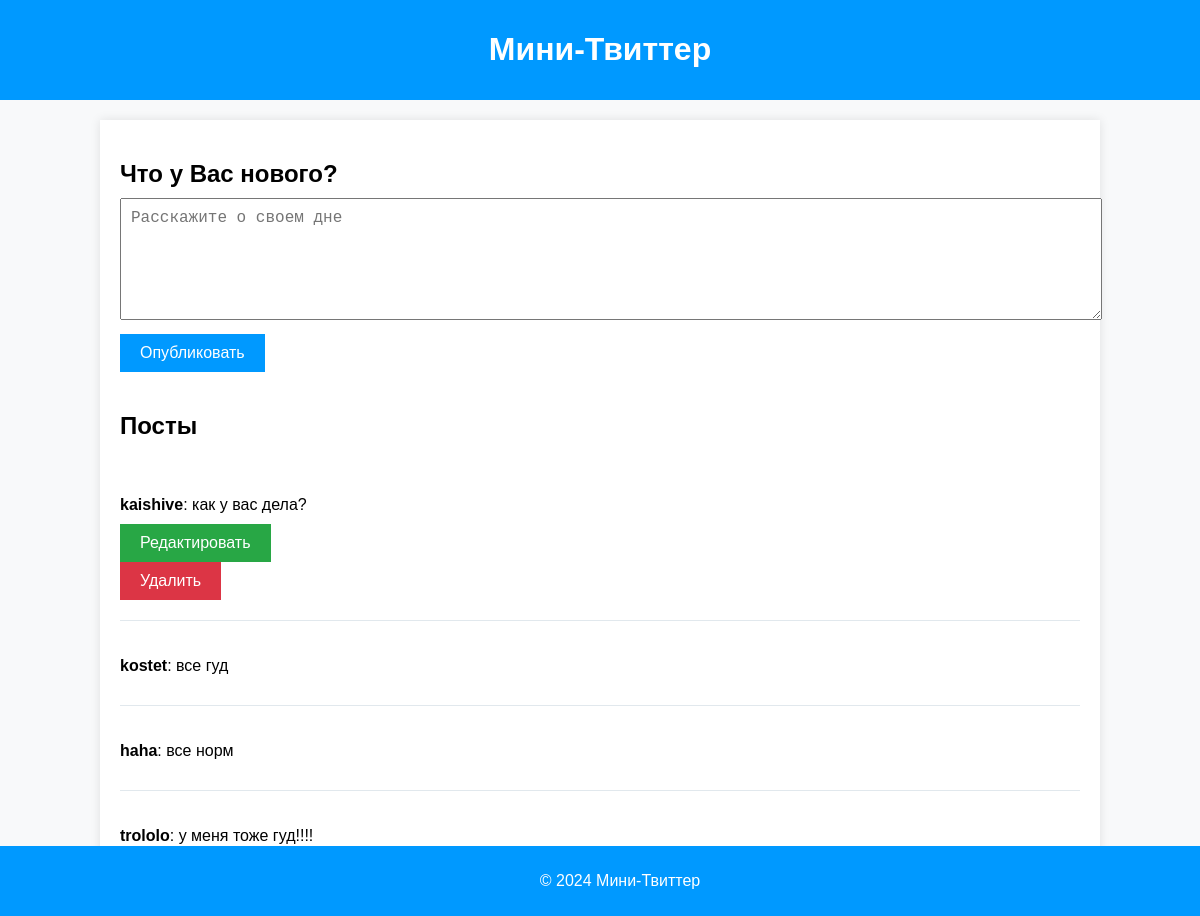
Page /posts/ (signed in) on the committed database.
### models/post_user_model.py (models this page shows)
class Post(Base):
    __tablename__ = "posts"
    id = Column(Integer, primary_key=True, index=True)
    content = Column(String, nullable=False)
    slug = Column(String, unique=True, index=True)
    user_id = Column(Integer, ForeignKey('users.id'), nullable=False)
    user = relationship("User", back_populates="posts")

class User(Base):
    __tablename__ = "users"
    id = Column(Integer, primary_key=True, index=True)
    username = Column(String, unique=True, index=True, nullable=False)
    email = Column(String, unique=True, index=True, nullable=False)
    hashed_password = Column(String, nullable=False)
    slug = Column(String, unique=True, index=True)
    posts = relationship("Post", back_populates="user")

### routers/posts_crud.py (the view)
@router.get("/posts/", response_class=HTMLResponse)
async def get_posts(request: Request, db: Annotated[Session, Depends(get_db)], user_id: Optional[int] = Cookie(None),
                    error_message: Optional[str] = None):
    posts = db.scalars(select(Post)).all()
    return templates.TemplateResponse("page_blog.html", {"request": request, "posts": posts, "user_id": user_id,
                                                         "error_message": error_message})

### templates/page_blog.html (shortened to what this page needs)
<!DOCTYPE html>
<html lang="en">
<head>
    <link rel="stylesheet" type="text/css" href="/static/page_style.css">
</head>
<body>
    <header>
        <div class="header-container">
            <h1>Мини-Твиттер</h1>
        </div>
    </header>
    <main>
        <div class="container">
            <div class="new-post">
                <h2>Что у Вас нового?</h2>
                <form id="newPostForm" action="/posts/" method="post">
                    <textarea id="postContent" name="content" placeholder="Расскажите о своем дне" required></textarea>
                    <button type="submit">Опубликовать</button>
                </form>
            </div>
            <div class="posts">
                <h2>Посты</h2>
                {% for post in posts %}
                <div class="post" data-post-id="{{ post.id }}">
                    <p><strong>{{ post.user.username }}</strong>: {{ post.content }}</p>
                    {% if post.user_id == user_id %}
                        <button class="edit-btn" onclick="window.location.href='/posts/{{ post.id }}/edit'">Редактировать</button>
                        <form action="/posts/{{ post.id }}/delete" method="post">
                            <button class="delete-btn" type="submit">Удалить</button>
                        </form>
                    {% endif %}
                </div>
                {% endfor %}
            </div>
        </div>
    </main>
    <footer>
        <div class="footer-container">
            <p>&copy; 2024 Мини-Твиттер</p>
        </div>
    </footer>
</body>
</html>

### templates/page_style.css (style rules this page uses)
body { font-family: 'Arial', sans-serif; background-color: #f8f9fa; margin: 0; padding: 0; }
.header-container { background-color: #0099ff; color: white; padding: 10px 20px; text-align: center; }
.container { width: 80%; margin: 20px auto; padding: 20px; background-color: white; box-shadow: 0 0 10px rgba(0, 0, 0, 0.1); }
.new-post { margin-bottom: 40px; }
.new-post h2 { margin-bottom: 10px; }
textarea { width: 100%; height: 100px; margin-bottom: 10px; padding: 10px; font-size: 16px; resize: vertical; }
button { background-color: #0099ff; color: white; border: none; padding: 10px 20px; font-size: 16px; cursor: pointer; transition: background-color 0.3s; }
.posts { margin-top: 40px; }
.post { border-bottom: 1px solid #e1e8ed; padding: 20px 0; }
.post p { margin-bottom: 10px; }
.edit-btn { background-color: #28a745; margin-right: 10px; }
.delete-btn { background-color: #dc3545; }
.footer-container { background-color: #0099ff; color: white; text-align: center; padding: 10px 20px; position: fixed; bottom: 0; width: 100%; }

### rows in the picture
Post: user.username "kaishive", content "как у вас дела?"
Post: user.username "kostet", content "все гуд"
Post: user.username "haha", content "все норм"
Post: user.username "trololo", content "у меня тоже гуд!!!!"
